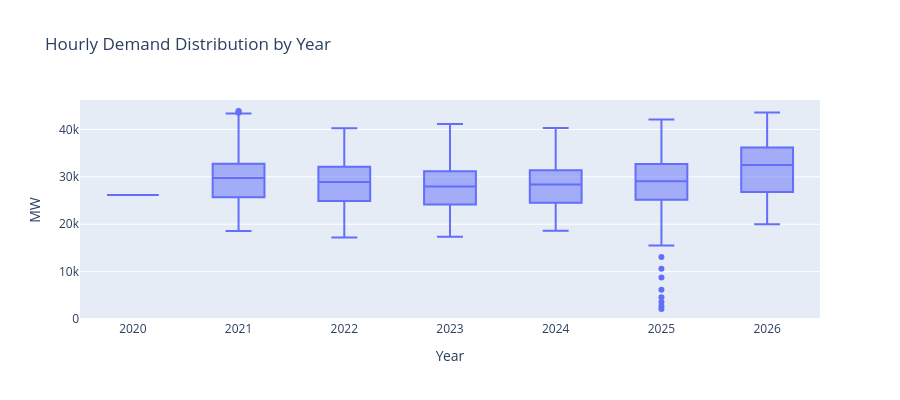

This figure's notebook cell:
### Markdown cell above
## 3. Yearly Demand Distribution

### Code cell
df["year"] = df.index.year
fig = px.box(df, x="year", y="actual_demand_mw",
             title="Hourly Demand Distribution by Year",
             labels={"actual_demand_mw": "MW", "year": "Year"})
fig.update_layout(height=400)
fig.show()

### Figure 1 — Plotly figure (JSON) as saved in the notebook; plotly's stock layout.template omitted (floating-point values rounded to 4 significant figures; data arrays with more than 128 entries replaced by an {"elided": "..."} marker saying what was removed)
{"data": [{"alignmentgroup": "True", "hovertemplate": "Year=%{x}<br>MW=%{y}<extra></extra>", "legendgroup": "", "marker": {"color": "#636efa"}, "name": "", "notched": false, "offsetgroup": "", "orientation": "v", "showlegend": false, "type": "box", "x": {"elided": "45480 int values"}, "x0": " ", "xaxis": "x", "y": {"elided": "45480 float values"}, "y0": " ", "yaxis": "y"}], "layout": {"boxmode": "group", "height": 400, "legend": {"tracegroupgap": 0}, "title": {"text": "Hourly Demand Distribution by Year"}, "xaxis": {"anchor": "y", "domain": [0, 1], "title": {"text": "Year"}}, "yaxis": {"anchor": "x", "domain": [0, 1], "title": {"text": "MW"}}}}
